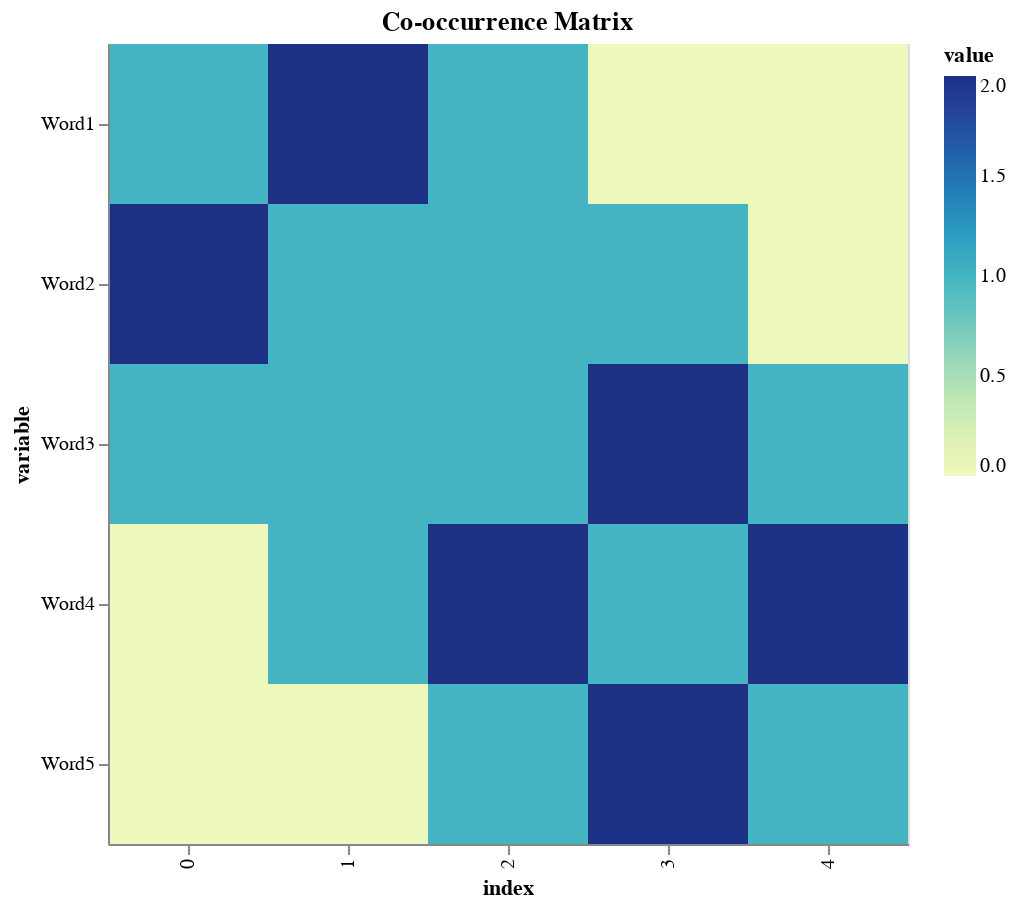

Notebook code cell kept with this figure:
### Code cell
import altair as alt
import pandas as pd
import numpy as np

# Create the co-occurrence matrix
co_occurrence_matrix = np.array([[1, 2, 1, 0, 0],
                                 [2, 1, 1, 1, 0],
                                 [1, 1, 1, 2, 1],
                                 [0, 1, 2, 1, 2],
                                 [0, 0, 1, 2, 1]])

# Create a pandas DataFrame
df = pd.DataFrame(co_occurrence_matrix, columns=['Word1', 'Word2', 'Word3', 'Word4', 'Word5'])

# Melt the DataFrame into a format compatible with Altair
df = df.reset_index().melt('index')

# Create a heatmap
heatmap = alt.Chart(df).mark_rect().encode(
    x='index:O',
    y='variable:O',
    color='value:Q',
    tooltip=[
        alt.Tooltip('index:O', title='Word1'),
        alt.Tooltip('variable:O', title='Word2'),
        alt.Tooltip('value:Q', title='Frequency')
    ]
).properties(
    title='Co-occurrence Matrix',
    width=400,
    height=400
)

heatmap

### Figure 1 — Vega-Lite specification as saved in the notebook (floating-point values rounded to 4 significant figures)
{"config": {"view": {"continuousWidth": 400, "continuousHeight": 300}}, "data": {"name": "data-b7e8fa6d71bfb269934b8578684fe0bf"}, "mark": "rect", "encoding": {"color": {"field": "value", "type": "quantitative"}, "tooltip": [{"field": "index", "title": "Word1", "type": "ordinal"}, {"field": "variable", "title": "Word2", "type": "ordinal"}, {"field": "value", "title": "Frequency", "type": "quantitative"}], "x": {"field": "index", "type": "ordinal"}, "y": {"field": "variable", "type": "ordinal"}}, "height": 400, "title": "Co-occurrence Matrix", "width": 400, "$schema": "https://vega.github.io/schema/vega-lite/v4.17.0.json", "datasets": {"data-b7e8fa6d71bfb269934b8578684fe0bf": [{"index": 0, "variable": "Word1", "value": 1}, {"index": 1, "variable": "Word1", "value": 2}, {"index": 2, "variable": "Word1", "value": 1}, {"index": 3, "variable": "Word1", "value": 0}, {"index": 4, "variable": "Word1", "value": 0}, {"index": 0, "variable": "Word2", "value": 2}, {"index": 1, "variable": "Word2", "value": 1}, {"index": 2, "variable": "Word2", "value": 1}, {"index": 3, "variable": "Word2", "value": 1}, {"index": 4, "variable": "Word2", "value": 0}, {"index": 0, "variable": "Word3", "value": 1}, {"index": 1, "variable": "Word3", "value": 1}, {"index": 2, "variable": "Word3", "value": 1}, {"index": 3, "variable": "Word3", "value": 2}, {"index": 4, "variable": "Word3", "value": 1}, {"index": 0, "variable": "Word4", "value": 0}, {"index": 1, "variable": "Word4", "value": 1}, {"index": 2, "variable": "Word4", "value": 2}, {"index": 3, "variable": "Word4", "value": 1}, {"index": 4, "variable": "Word4", "value": 2}, {"index": 0, "variable": "Word5", "value": 0}, {"index": 1, "variable": "Word5", "value": 0}, {"index": 2, "variable": "Word5", "value": 1}, {"index": 3, "variable": "Word5", "value": 2}, {"index": 4, "variable": "Word5", "value": 1}]}}
